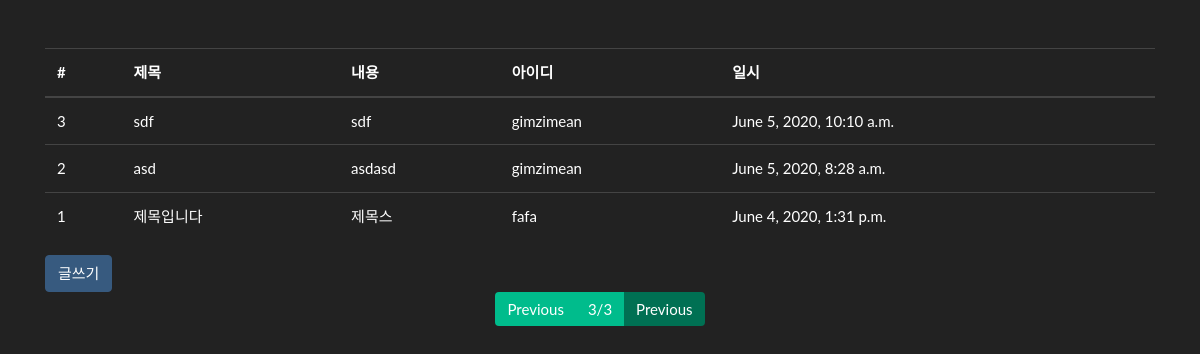
The app's page /board/list/?page=3 with its own data.
### board/models.py (models this page shows, shortened)
class Board(models.Model):
    title = models.CharField(max_length=128,
                             verbose_name='제목')
    contents = models.TextField(verbose_name="내용")
    writer = models.ForeignKey('fcuser.Fcuser', on_delete=models.CASCADE,
                               verbose_name='작성자')
    tags = models.ManyToManyField('tag.Tag', verbose_name='태그')
    registered_dttm = models.DateTimeField(
        auto_now_add=True, verbose_name='등록시간')
    class Meta:
        db_table = 'fastcampus_board'
        verbose_name = '패스트캠퍼스 게시글'
        verbose_name_plural = '패스트캠퍼스 게시글'

### fcuser/models.py (models this page shows)
class Fcuser(models.Model):
    username = models.CharField(max_length=32,
                                verbose_name='사용자명')
    useremail = models.EmailField(max_length=128,
                                  verbose_name="사용자 이메일")
    password = models.CharField(max_length=64,
                                verbose_name='비밀번호')
    registered_dttm = models.DateTimeField(
        auto_now_add=True, verbose_name='등록시간')
    def __str__(self):
        return self.username
    class Meta:
        db_table = 'fastcampus_fcuser'
        verbose_name = '패스트캠퍼스 사용자'
        verbose_name_plural = '패스트캠퍼스 사용자'

### board/views.py (the view)
# urls.py: path('list/', views.board_list),  # 경로, 함수
def board_list(request):
    all_boards = Board.objects.all().order_by("-id")
    page = int(request.GET.get('page', 1))  # 지금 페이지는 뭐?
    paginator = Paginator(all_boards, 3)  # 몇개씩?
    boards = paginator.get_page(page)  # 뿌리기
    return render(request, 'board_list.html', {'boards': boards})

### board/templates/board_list.html
{% extends "base.html" %} {% block contents %}
<div class="row mt-5">
  <div class="col-12">
    <table class="table table-hover">
      <thead>
        <tr>
          <th>#</th>
          <th>제목</th>
          <th>내용</th>
          <th>아이디</th>
          <th>일시</th>
        </tr>
      </thead>
      <tbody>
        {% for board in boards %}
        <tr onclick="location.href = '/board/detail/{{board.id}}'">
          <td>{{board.id}}</td>
          <td>{{board.title}}</td>
          <td>{{board.contents}}</td>
          <td>{{board.writer}}</td>
          <td>{{board.registered_dttm}}</td>
        </tr>
        {% endfor%}
      </tbody>
    </table>
  </div>
</div>
<div class="row">
  <div class="col-12">
    <button class="btn btn-primary" onclick="location.href='/board/write/'">
      글쓰기
    </button>
  </div>
</div>
<ul class="pagination justify-content-center">
  {% if boards.has_previous %}
  <li class="page-item"><a class="page-link" href="?page={{boards.previous_page_number}}">Previous</a></li>
  {% else %}
  <li class="page-item disabled"><a class="page-link" href="#">Previous</a></li>
  {% endif %}
  <li class="page-item"><a class="page-link" href="#">{{boards.number}}/{{boards.paginator.num_pages}}</a></li>
  {% if boards.has_next %}
  <li class="page-item"><a class="page-link" href="?page={{boards.next_page_number}}">Next</a></li>
  {% else %}
  <li class="page-item disabled"><a class="page-link" href="#">Previous</a></li>
  {% endif %}
</ul>
{% endblock %}

### records on screen
Board: id "3", title "sdf", contents "sdf", writer "gimzimean", registered_dttm "June 5, 2020, 10:10 a.m."
Board: id "2", title "asd", contents "asdasd", writer "gimzimean", registered_dttm "June 5, 2020, 8:28 a.m."
Board: id "1", title "제목입니다", contents "제목스", writer "fafa", registered_dttm "June 4, 2020, 1:31 p.m."

### other values on screen
{{ boards.number }} "3"
{{ boards.paginator.num_pages }} "3"
